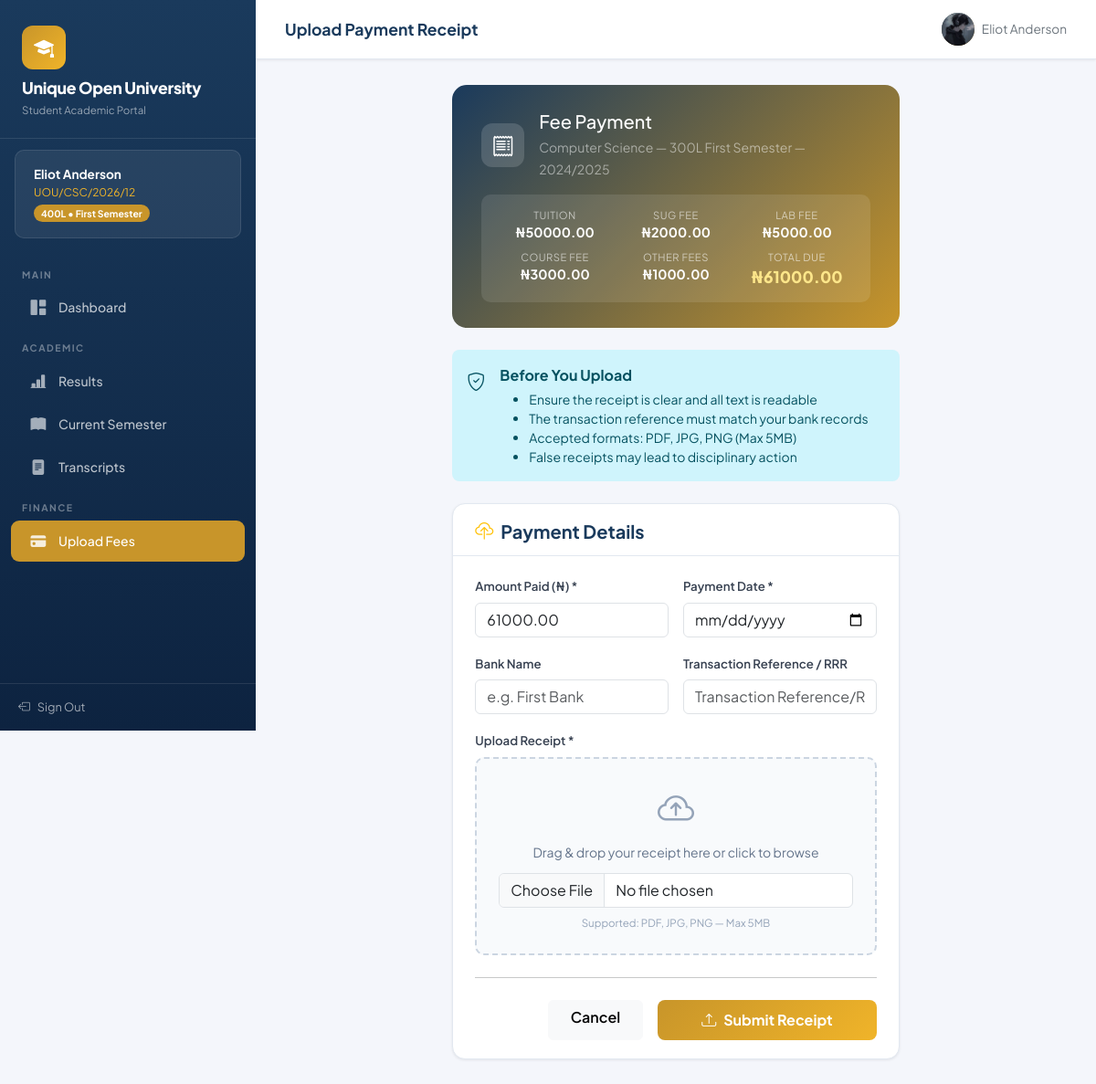
Screenshot of /fee/5/upload/ (signed in) with the database file from the repository.
### portal/models.py (models this page shows, shortened)
class StudentProfile(models.Model):
    user             = models.OneToOneField(User, on_delete=models.CASCADE, related_name='student_profile')
    matric_number    = models.CharField(max_length=20, unique=True)
    department       = models.ForeignKey(Department, on_delete=models.PROTECT)
    current_level    = models.CharField(max_length=3, choices=LEVEL_CHOICES, default='100')
    current_semester = models.CharField(max_length=10, choices=SEMESTER_CHOICES, default='First')
    current_session  = models.ForeignKey(
        AcademicSession, on_delete=models.SET_NULL, null=True, blank=True,
    )
    entry_year    = models.CharField(max_length=4, blank=True, help_text='Year of entry (e.g., 2022)')
    mode_of_entry = models.CharField(
        max_length=20,
        choices=[('UTME', 'UTME'), ('DE', 'Direct Entry')],
        default='UTME',
    )
    phone              = models.CharField(max_length=15, blank=True)
    address            = models.TextField(blank=True)
    date_of_birth      = models.DateField(null=True, blank=True)
    profile_picture    = models.ImageField(upload_to='profile_pics/', blank=True, null=True)
    profile_completed  = models.BooleanField(default=False)
    cgpa                      = models.DecimalField(max_digits=4, decimal_places=2, default=Decimal('0.00'))
    total_credit_units_earned = models.IntegerField(default=0)
    total_grade_points        = models.DecimalField(max_digits=10, decimal_places=2, default=Decimal('0.00'))
    academic_standing         = models.CharField(
        max_length=20,
        choices=[('Good', 'Good Standing'), ('Probation', 'Probation'), ('Withdrawn', 'Withdrawn')],
        default='Good',
    )
    created_at = models.DateTimeField(auto_now_add=True)
    updated_at = models.DateTimeField(auto_now=True)
    def get_full_name(self):
        return self.user.get_full_name() or self.user.username
    def get_current_semester_display(self):
        return dict(SEMESTER_CHOICES).get(self.current_semester, self.current_semester)

class Department(models.Model):
    name           = models.CharField(max_length=200)
    code           = models.CharField(max_length=10, unique=True)
    faculty        = models.ForeignKey(Faculty, on_delete=models.CASCADE, related_name='departments')
    description    = models.TextField(blank=True)
    duration_years = models.IntegerField(default=4, choices=[(4, '4 Years'), (5, '5 Years')])
    hod            = models.CharField(max_length=200, blank=True, help_text='Name of the HOD')
    current_levels = models.IntegerField(
        default=4,
        help_text='Number of levels in department (e.g., 4 for 100-400 level)',
    )
    created_at = models.DateTimeField(auto_now_add=True)
    class Meta:
        ordering      = ['faculty__name', 'name']
        unique_together = ['name', 'faculty']

class Fee(models.Model):
    department             = models.ForeignKey(Department, on_delete=models.CASCADE, related_name='fees')
    level                  = models.CharField(max_length=3, choices=LEVEL_CHOICES)
    semester               = models.CharField(max_length=10, choices=SEMESTER_CHOICES)
    session                = models.ForeignKey(AcademicSession, on_delete=models.CASCADE)
    tuition_fee            = models.DecimalField(max_digits=12, decimal_places=2, default=0)
    sug_fee                = models.DecimalField(max_digits=10, decimal_places=2, default=0)
    lab_fee                = models.DecimalField(max_digits=10, decimal_places=2, default=0)
    course_fee             = models.DecimalField(max_digits=10, decimal_places=2, default=0)
    other_fees             = models.DecimalField(max_digits=10, decimal_places=2, default=0)
    other_fees_description = models.CharField(max_length=200, blank=True)
    class Meta:
        unique_together = ['department', 'level', 'semester', 'session']
        ordering        = ['level', 'semester']
    def total_amount(self):
        return self.tuition_fee + self.sug_fee + self.lab_fee + self.course_fee + self.other_fees

class AcademicSession(models.Model):
    name = models.CharField(
        max_length=20,
        unique=True,
        validators=[RegexValidator(
            r'^\d{4}/\d{4}$',
            message='Session must be in format: 2024/2025',
        )],
    )
    start_year = models.IntegerField()
    end_year   = models.IntegerField()
    is_current = models.BooleanField(default=False)
    start_date = models.DateField()
    end_date   = models.DateField()
    created_at = models.DateTimeField(auto_now_add=True)
    def __str__(self):
        return self.name
    class Meta:
        ordering = ['-start_year']

### portal/views.py (the view)
# urls.py: path('fee/<int:fee_id>/upload/',            views.upload_fee_receipt,   name='upload_fee_receipt'),
@never_cache
@login_required
@require_http_methods(['GET', 'POST'])
def upload_fee_receipt(request, fee_id):
    profile = _get_profile_or_none(request)
    if not profile:
        messages.error(request, 'Student profile not found.')
        return redirect('login')
    fee              = get_object_or_404(Fee, id=fee_id, department=profile.department)
    existing_payment = FeePayment.objects.filter(student=profile, fee=fee).first()
    if existing_payment and existing_payment.status == 'paid':
        messages.info(request, 'This fee has already been verified as paid.')
        return redirect('dashboard')
    if request.method == 'POST':
        form = FeePaymentForm(
            request.POST, request.FILES,
            fee=fee, student=profile,
        )
        if form.is_valid():
            if existing_payment:
                existing_payment.delete()
            payment         = form.save(commit=False)
            payment.student = profile
            payment.fee     = fee
            payment.status  = 'pending'
            payment.save()
            messages.success(
                request,
                'Payment receipt submitted successfully! '
                'It will be verified by the school admin.',
            )
            return redirect('dashboard')
    else:
        form = FeePaymentForm(fee=fee, student=profile)
    return render(request, 'portal/upload_receipt.html', {
        'form':             form,
        'fee':              fee,
        'profile':          profile,
        'existing_payment': existing_payment,
    })

### templates/portal/upload_receipt.html (shortened to what this page needs)
{% extends 'base.html' %}
{% load static %}
{% block page_title %}Upload Payment Receipt{% endblock %}
{% block nav_fees %}active{% endblock %}
{% block extra_css %}
<link href="{% static 'css/auth.css' %}" rel="stylesheet">
{% endblock %}
{% block content %}
<div class="row justify-content-center">
    <div class="col-lg-7">
        <div class="fee-upload-header">
            <div class="d-flex align-items-center gap-3 mb-3">
                <div class="fee-upload-logo">
                    <i class="bi bi-receipt text-white"></i>
                </div>
                <div>
                    <h5 class="text-white mb-1">Fee Payment</h5>
                    <small class="text-white-50">
                        {{ profile.department.name }} &mdash;
                        {{ fee.level }}L {{ fee.get_semester_display }} &mdash;
                        {{ fee.session }}
                    </small>
                </div>
            </div>
            <div class="fee-upload-stats">
                <div class="row g-2 text-center">
                    <div class="col-4">
                        <div class="fee-upload-stat-label">Tuition</div>
                        <div class="fee-upload-stat-value">&#8358;{{ fee.tuition_fee|floatformat:2 }}</div>
                    </div>
                    <div class="col-4">
                        <div class="fee-upload-stat-label">SUG Fee</div>
                        <div class="fee-upload-stat-value">&#8358;{{ fee.sug_fee|floatformat:2 }}</div>
                    </div>
                    <div class="col-4">
                        <div class="fee-upload-stat-label">Lab Fee</div>
                        <div class="fee-upload-stat-value">&#8358;{{ fee.lab_fee|floatformat:2 }}</div>
                    </div>
                    <div class="col-4">
                        <div class="fee-upload-stat-label">Course Fee</div>
                        <div class="fee-upload-stat-value">&#8358;{{ fee.course_fee|floatformat:2 }}</div>
                    </div>
                    <div class="col-4">
                        <div class="fee-upload-stat-label">Other Fees</div>
                        <div class="fee-upload-stat-value">&#8358;{{ fee.other_fees|floatformat:2 }}</div>
                    </div>
                    <div class="col-4">
                        <div class="fee-upload-stat-label">Total Due</div>
                        <div class="fee-upload-total">&#8358;{{ fee.total_amount|floatformat:2 }}</div>
                    </div>
                </div>
            </div>
        </div>
        <div class="alert alert-info d-flex gap-3 mb-4">
            <i class="bi bi-shield-check fs-5 flex-shrink-0 mt-1"></i>
            <div>
                <strong>Before You Upload</strong>
                <ul class="mb-0 mt-1 small">
                    <li>Ensure the receipt is clear and all text is readable</li>
                    <li>The transaction reference must match your bank records</li>
                    <li>Accepted formats: PDF, JPG, PNG (Max 5MB)</li>
                    <li>False receipts may lead to disciplinary action</li>
                </ul>
            </div>
        </div>
        <div class="card">
            <div class="card-header">
                <h5 class="mb-0">
                    <i class="bi bi-cloud-upload me-2 text-warning"></i>Payment Details
                </h5>
            </div>
            <div class="card-body">
                <form method="post" enctype="multipart/form-data" id="receiptForm">
                    <div class="row g-3">
                        <div class="col-sm-6">
                            <label class="form-label auth-label">Amount Paid (&#8358;) *</label>
                            {{ form.amount_paid }}
                        </div>
                        <div class="col-sm-6">
                            <label class="form-label auth-label">Payment Date *</label>
                            {{ form.payment_date }}
                        </div>
                        <div class="col-sm-6">
                            <label class="form-label auth-label">Bank Name</label>
                            {{ form.bank_name }}
                        </div>
                        <div class="col-sm-6">
                            <label class="form-label auth-label">Transaction Reference / RRR</label>
                            {{ form.transaction_reference }}
                        </div>
                        <div class="col-12">
                            <label class="form-label auth-label">Upload Receipt *</label>
                            <div class="upload-dropzone" id="dropzone">
                                <i class="bi bi-cloud-arrow-up upload-dropzone-icon"></i>
                                <p class="upload-dropzone-text">
                                    Drag &amp; drop your receipt here or click to browse
                                </p>
                                {{ form.receipt }}
                                <p class="upload-dropzone-hint">
                                    Supported: PDF, JPG, PNG &mdash; Max 5MB
                                </p>
                            </div>
                        </div>
                    </div>
                    <hr class="my-4">
                    <div class="d-flex gap-3 justify-content-end">
                        <a href="{% url 'dashboard' %}" class="btn btn-light fw-semibold px-4">Cancel</a>
                        <button type="button" class="btn btn-gold fw-bold px-5"
                                onclick="confirmUpload()">
                            <i class="bi bi-upload me-2"></i>Submit Receipt
                        </button>
                    </div>
                </form>
            </div>
        </div>
    </div>
</div>
{% endblock %}

### templates/base.html (shortened to what this page needs)
<!DOCTYPE html>
<html lang="en">
<head>
    <link href="https://cdn.jsdelivr.net/npm/bootstrap@5.3.2/dist/css/bootstrap.min.css" rel="stylesheet">
    <link href="https://cdn.jsdelivr.net/npm/bootstrap-icons@1.11.3/font/bootstrap-icons.css" rel="stylesheet">
    {% load static %}
    <link href="{% static 'css/portal.css' %}" rel="stylesheet">
    {% block extra_css %}{% endblock %}
</head>
<body>
{% if user.is_authenticated and not user.is_staff %}
    <aside class="sidebar" id="sidebar">
        <div class="sidebar-brand">
            <div class="logo-icon"><i class="bi bi-mortarboard-fill"></i></div>
            <h5>Unique Open University</h5>
            <small>Student Academic Portal</small>
        </div>
        {% if user.student_profile.profile_completed %}
        <div class="sidebar-student">
            <div class="student-name">
                {% if user.student_profile.get_full_name %}
                    {{ user.student_profile.get_full_name }}
                {% else %}
                    {{ user.username }}
                {% endif %}
            </div>
            <div class="student-matric">{{ user.student_profile.matric_number }}</div>
            <span class="level-badge">
                {{ user.student_profile.current_level }}L &bull;
                {{ user.student_profile.get_current_semester_display }}
            </span>
        </div>
        {% endif %}
        <nav class="sidebar-nav">
            <div class="nav-section-label">Main</div>
            <a href="{% url 'dashboard' %}" class="sidebar-link {% block nav_dashboard %}{% endblock %}">
                <i class="bi bi-grid-1x2-fill"></i> Dashboard
            </a>
            <div class="nav-section-label">Academic</div>
            <a href="{% url 'dashboard' %}#results" class="sidebar-link {% block nav_results %}{% endblock %}">
                <i class="bi bi-bar-chart-line-fill"></i> Results
            </a>
            <a href="{% url 'dashboard' %}#current" class="sidebar-link">
                <i class="bi bi-book-fill"></i> Current Semester
            </a>
            <a href="{% url 'transcript_pdf' %}" class="sidebar-link" target="_blank">
                <i class="bi bi-file-text-fill"></i> Transcripts
            </a>
            <div class="nav-section-label">Finance</div>
            <a href="{% url 'dashboard' %}#fees" class="sidebar-link {% block nav_fees %}{% endblock %}">
                <i class="bi bi-credit-card-fill"></i> Upload Fees
            </a>
        </nav>
        <div class="sidebar-footer">
            <form method="post" action="{% url 'logout' %}">
                <button type="submit" class="logout-btn">
                    <i class="bi bi-box-arrow-left"></i> Sign Out
                </button>
            </form>
        </div>
    </aside>
    <div class="main-content">
        <header class="topbar">
            <div class="d-flex align-items-center gap-3">
                <span class="topbar-title">{% block page_title %}Dashboard{% endblock %}</span>
            </div>
            <div class="topbar-right">
                <div class="topbar-user">
                    <div class="user-avatar">
                        {% if user.student_profile.profile_picture %}
                            <img src="{{ user.student_profile.profile_picture.url }}" alt="avatar" class="avatar-img">
                        {% elif user.student_profile.get_full_name %}
                            {{ user.student_profile.get_full_name|first }}
                        {% else %}
                            {{ user.username|first }}
                        {% endif %}
                    </div>
                    <span class="d-none d-md-inline">
                        {% if user.student_profile.get_full_name %}
                            {{ user.student_profile.get_full_name }}
                        {% else %}
                            {{ user.username }}
                        {% endif %}
                    </span>
                </div>
            </div>
        </header>
        <main class="page-content">
            {% block content %}{% endblock %}
        </main>
    </div>
{% else %}
    {% block auth_content %}{% endblock %}
{% endif %}
</body>
</html>

### rows the page displays
StudentProfile: department.name "Computer Science"
Fee: level "300", semester "First Semester", session "2024/2025", tuition_fee "50000.00", sug_fee "2000.00", lab_fee "5000.00", course_fee "3000.00", other_fees "1000.00", total_amount "61000.00"

### other values shown
{{ user.student_profile.get_full_name }} "Eliot Anderson"
{{ user.student_profile.matric_number }} "UOU/CSC/2026/12"
{{ user.student_profile.current_level }} "400"
{{ user.student_profile.get_current_semester_display }} "First Semester"
